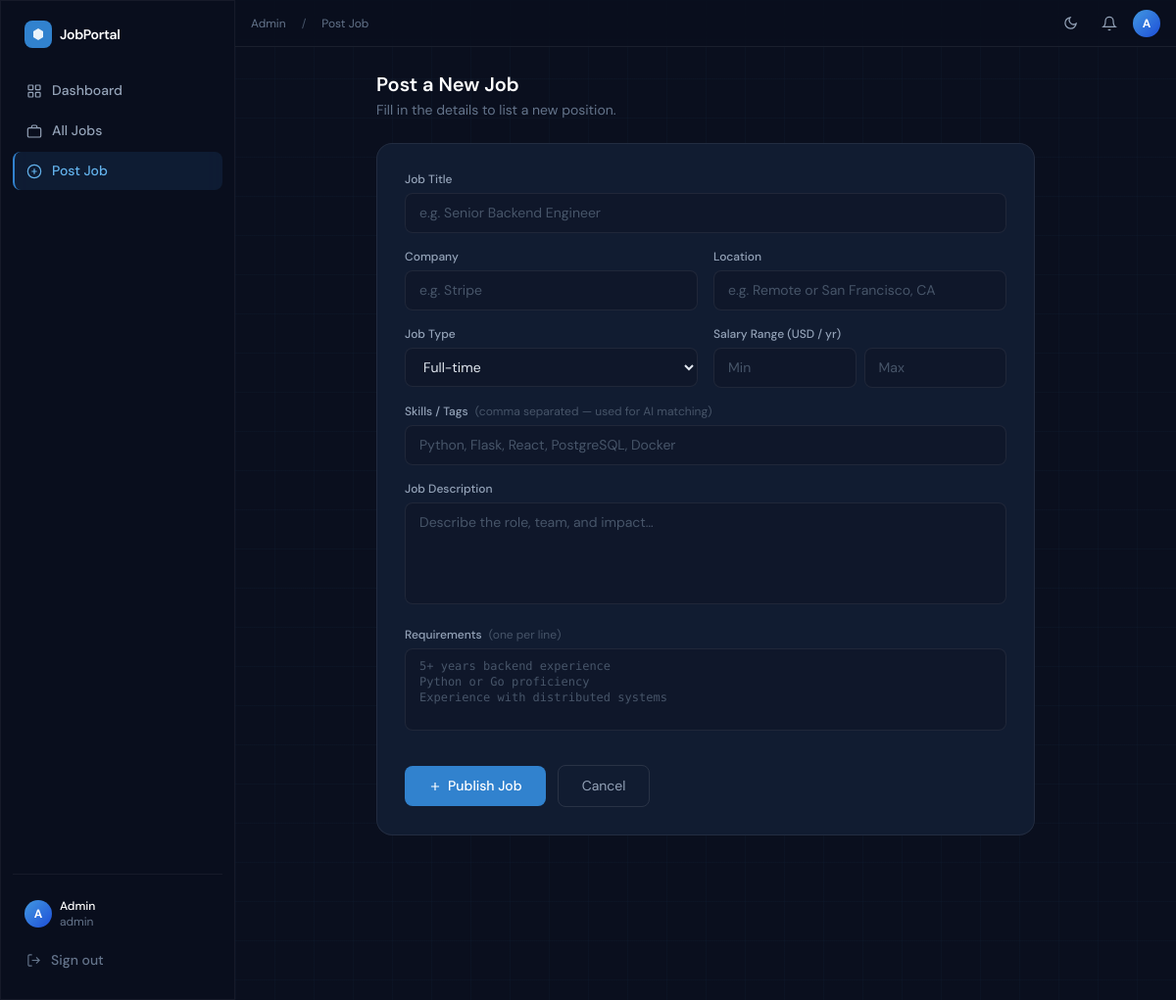
Page /admin/jobs/new (signed in) on the committed database.
### app/models.py (models this page shows, shortened)
class User(UserMixin, db.Model):
    id = db.Column(db.Integer, primary_key=True)
    email = db.Column(db.String(120), unique=True, nullable=False)
    username = db.Column(db.String(80), unique=True, nullable=False)
    password_hash = db.Column(db.String(256))
    role = db.Column(db.String(20), default='seeker')  # 'admin' or 'seeker'
    skills = db.Column(db.Text, default='[]')  # JSON list of skills
    created_at = db.Column(db.DateTime, default=datetime.utcnow)
    applications = db.relationship('Application', backref='user', lazy=True)

### app/routes/main.py (the view, shortened to what this page needs)
@main_bp.route('/admin/jobs/new', methods=['GET', 'POST'])
@login_required
def new_job():
    if current_user.role != 'admin':
        return redirect(url_for('main.index'))
    return render_template('dashboard/new_job.html')

### app/models.py (called while the page is built)
@login_manager.user_loader
def load_user(user_id):
    return User.query.get(int(user_id))

### app/templates/dashboard/new_job.html (shortened to what this page needs)
{% extends "base.html" %}
{% block breadcrumb %}
<span class="text-xs text-slate-500">Admin</span>
<span class="text-xs text-slate-600 mx-1">/</span>
<span class="text-xs text-slate-500">Post Job</span>
{% endblock %}
{% block content %}
<div class="max-w-2xl mx-auto">
  <div class="mb-6">
    <h1 class="text-xl font-semibold text-white">Post a New Job</h1>
    <p class="text-sm text-slate-500 mt-0.5">Fill in the details to list a new position.</p>
  </div>
  <div class="glass-card rounded-2xl p-7">
    <form method="POST" class="space-y-5">
      <div class="grid grid-cols-2 gap-4">
        <div class="col-span-2">
          <label class="block text-xs font-medium text-slate-400 mb-1.5">Job Title</label>
          <input type="text" name="title" required placeholder="e.g. Senior Backend Engineer" class="input-field"/>
        </div>
        <div>
          <label class="block text-xs font-medium text-slate-400 mb-1.5">Company</label>
          <input type="text" name="company" required placeholder="e.g. Stripe" class="input-field"/>
        </div>
        <div>
          <label class="block text-xs font-medium text-slate-400 mb-1.5">Location</label>
          <input type="text" name="location" placeholder="e.g. Remote or San Francisco, CA" class="input-field"/>
        </div>
        <div>
          <label class="block text-xs font-medium text-slate-400 mb-1.5">Job Type</label>
          <select name="job_type" class="input-field">
            <option value="Full-time">Full-time</option>
          </select>
        </div>
        <div>
          <label class="block text-xs font-medium text-slate-400 mb-1.5">Salary Range (USD / yr)</label>
          <div class="flex gap-2">
            <input type="number" name="salary_min" placeholder="Min" class="input-field"/>
            <input type="number" name="salary_max" placeholder="Max" class="input-field"/>
          </div>
        </div>
        <div class="col-span-2">
          <label class="block text-xs font-medium text-slate-400 mb-1.5">
            Skills / Tags
            <span class="text-slate-600 font-normal ml-1">(comma separated — used for AI matching)</span>
          </label>
          <input type="text" name="tags" placeholder="Python, Flask, React, PostgreSQL, Docker" class="input-field"/>
        </div>
        <div class="col-span-2">
          <label class="block text-xs font-medium text-slate-400 mb-1.5">Job Description</label>
          <textarea name="description" rows="4" placeholder="Describe the role, team, and impact…" class="input-field resize-none"></textarea>
        </div>
        <div class="col-span-2">
          <label class="block text-xs font-medium text-slate-400 mb-1.5">
            Requirements
            <span class="text-slate-600 font-normal ml-1">(one per line)</span>
          </label>
          <textarea name="requirements" rows="4" placeholder="5+ years backend experience&#10;Python or Go proficiency&#10;Experience with distributed systems" class="input-field resize-none font-mono text-xs"></textarea>
        </div>
      </div>
      <div class="flex items-center gap-3 pt-2">
        <button type="submit" class="btn-primary px-6 py-2.5">
          <svg width="14" height="14" fill="none" stroke="currentColor" stroke-width="2" viewBox="0 0 24 24"><path d="M12 5v14M5 12h14"/></svg>
          Publish Job
        </button>
        <a href="{{ url_for('main.admin_dashboard') }}" class="btn-ghost px-6 py-2.5">Cancel</a>
      </div>
    </form>
  </div>
</div>
{% endblock %}

### app/templates/base.html (shortened to what this page needs)
<!DOCTYPE html>
<html lang="en">
<head>
  <script src="https://cdn.tailwindcss.com"></script>
</head>
<body class="grid-bg min-h-screen">
{% if current_user.is_authenticated %}
<aside class="sidebar fixed left-0 top-0 h-screen glass border-r border-white/5 z-20 flex flex-col py-5 px-3" id="sidebar">
  <div class="px-3 mb-6 flex items-center gap-2">
    <div class="w-7 h-7 rounded-lg bg-blue-600 flex items-center justify-center flex-shrink-0">
      <svg width="14" height="14" viewBox="0 0 14 14" fill="none">
        <path d="M7 1L12 4v6l-5 3L2 10V4L7 1z" fill="white" fill-opacity="0.9"/>
      </svg>
    </div>
    <span class="font-semibold text-sm text-white tracking-tight">JobPortal</span>
  </div>
  <nav class="flex flex-col gap-0.5 flex-1">
    {% if current_user.role == 'admin' %}
    <a href="{{ url_for('main.admin_dashboard') }}" class="sidebar-link {% if request.endpoint == 'main.admin_dashboard' %}active{% endif %}">
      <svg width="16" height="16" fill="none" stroke="currentColor" stroke-width="1.8" viewBox="0 0 24 24"><rect x="3" y="3" width="7" height="7" rx="1"/><rect x="14" y="3" width="7" height="7" rx="1"/><rect x="3" y="14" width="7" height="7" rx="1"/><rect x="14" y="14" width="7" height="7" rx="1"/></svg>
      Dashboard
    </a>
    <a href="{{ url_for('main.job_list') }}" class="sidebar-link {% if request.endpoint == 'main.job_list' %}active{% endif %}">
      <svg width="16" height="16" fill="none" stroke="currentColor" stroke-width="1.8" viewBox="0 0 24 24"><rect x="2" y="7" width="20" height="14" rx="2"/><path d="M16 7V5a2 2 0 0 0-2-2h-4a2 2 0 0 0-2 2v2"/></svg>
      All Jobs
    </a>
    <a href="{{ url_for('main.new_job') }}" class="sidebar-link {% if request.endpoint == 'main.new_job' %}active{% endif %}">
      <svg width="16" height="16" fill="none" stroke="currentColor" stroke-width="1.8" viewBox="0 0 24 24"><circle cx="12" cy="12" r="10"/><path d="M12 8v8M8 12h8"/></svg>
      Post Job
    </a>
    {% endif %}
  </nav>
  <div class="mt-auto pt-4 border-t border-white/5">
    <div class="flex items-center gap-2 px-3 py-2 rounded-lg hover:bg-white/5 transition-colors">
      <div class="w-7 h-7 rounded-full bg-gradient-to-br from-blue-500 to-blue-700 flex items-center justify-center text-xs font-bold text-white flex-shrink-0">
        {{ current_user.username[0].upper() }}
      </div>
      <div class="flex-1 min-w-0">
        <div class="text-xs font-medium text-white truncate">{{ current_user.username }}</div>
        <div class="text-xs text-slate-500 truncate">{{ current_user.role }}</div>
      </div>
    </div>
    <a href="{{ url_for('auth.logout') }}" class="sidebar-link mt-1 text-slate-500">
      <svg width="15" height="15" fill="none" stroke="currentColor" stroke-width="1.8" viewBox="0 0 24 24"><path d="M9 21H5a2 2 0 0 1-2-2V5a2 2 0 0 1 2-2h4"/><polyline points="16 17 21 12 16 7"/><line x1="21" y1="12" x2="9" y2="12"/></svg>
      Sign out
    </a>
  </div>
</aside>
<div class="main-content">
  <header class="topbar-blur h-12 flex items-center px-4 gap-3">
    <div class="flex-1 flex items-center gap-3">
      {% block breadcrumb %}{% endblock %}
    </div>
    <div class="flex items-center gap-2">
      <button id="theme-toggle" onclick="toggleTheme()" title="Toggle theme"
        class="w-8 h-8 flex items-center justify-center rounded-lg hover:bg-white/5 transition-colors text-slate-400 hover:text-white">
        <svg id="icon-moon" width="15" height="15" fill="none" stroke="currentColor" stroke-width="2" viewBox="0 0 24 24"><path d="M21 12.79A9 9 0 1 1 11.21 3 7 7 0 0 0 21 12.79z"/></svg>
      </button>
      <button id="notif-btn" class="relative w-8 h-8 flex items-center justify-center rounded-lg hover:bg-white/5 transition-colors text-slate-400 hover:text-white">
        <svg width="16" height="16" fill="none" stroke="currentColor" stroke-width="1.8" viewBox="0 0 24 24"><path d="M18 8A6 6 0 0 0 6 8c0 7-3 9-3 9h18s-3-2-3-9"/><path d="M13.73 21a2 2 0 0 1-3.46 0"/></svg>
      </button>
      <div class="w-7 h-7 rounded-full bg-gradient-to-br from-blue-500 to-blue-700 flex items-center justify-center text-xs font-bold text-white">
        {{ current_user.username[0].upper() }}
      </div>
    </div>
  </header>
  <main class="p-6 min-h-screen">
    {% block content %}{% endblock %}
  </main>
</div>
{% else %}
<main>{% block auth_content %}{% endblock %}</main>
{% endif %}
</body>
</html>

### app/templates/base.html (style rules this page uses)
* { box-sizing: border-box; }
:root { --bg: #0a0f1e; --bg2: #0f172a; --bg3: #131f35; --border: rgba(255,255,255,0.07); --text: #e2e8f0; --text2: #94a3b8; --text3: #475569; --card-bg: rgba(19,31,53,0.85); --card-hover: rgba(30,41,59,0.95); --topbar: rgba(10,15,30,0.88); --sidebar-bg: rgba(10,15,30,0.92); }
body { background: var(--bg); color: var(--text); font-family: 'DM Sans', sans-serif; transition: background 0.2s, color 0.2s; }
.glass { background: var(--card-bg); backdrop-filter: blur(16px); border: 1px solid var(--border); }
.glass-card { background: var(--card-bg); backdrop-filter: blur(20px); border: 1px solid var(--border); transition: all 0.25s cubic-bezier(0.4,0,0.2,1); }
.sidebar-link { display: flex; align-items: center; gap: 10px; padding: 9px 14px; border-radius: 8px; color: var(--text2); font-size: 14px; font-weight: 500; transition: all 0.15s; text-decoration: none; }
.sidebar-link:hover, .sidebar-link.active { background: rgba(49,130,206,0.12); color: var(--text); }
.sidebar-link.active { color: #63b3ed; border-left: 2px solid #3182ce; padding-left: 12px; }
.sidebar-link svg { flex-shrink: 0; }
.btn-primary { background: #3182ce; color: #fff; border: none; padding: 8px 18px; border-radius: 8px; font-size: 14px; font-weight: 500; cursor: pointer; transition: all 0.15s; text-decoration: none; display: inline-flex; align-items: center; gap: 6px; }
.btn-ghost { background: transparent; border: 1px solid rgba(255,255,255,0.1); color: #94a3b8; padding: 8px 18px; border-radius: 8px; font-size: 14px; cursor: pointer; transition: all 0.15s; text-decoration: none; display: inline-flex; align-items: center; gap: 6px; }
.input-field { background: var(--bg2); border: 1px solid var(--border); color: var(--text); border-radius: 8px; padding: 9px 14px; font-size: 14px; font-family: 'DM Sans', sans-serif; outline: none; width: 100%; transition: border-color 0.15s; }
.input-field::placeholder { color: var(--text3); }
.grid-bg { background-image: linear-gradient(rgba(49,130,206,0.03) 1px, transparent 1px), linear-gradient(90deg, rgba(49,130,206,0.03) 1px, transparent 1px); background-size: 40px 40px; }
.topbar-blur { position: sticky; top: 0; z-index: 30; background: var(--topbar); backdrop-filter: blur(20px); border-bottom: 1px solid var(--border); }
select.input-field option { background: var(--bg2); }
.sidebar { width: 240px; background: var(--sidebar-bg); }
.main-content { margin-left: 240px; min-width: 0; }
@media (min-width: 769px) { .sidebar { transform: none !important; } }

### rows in the picture
User: username "A", username "Admin", role "admin"
